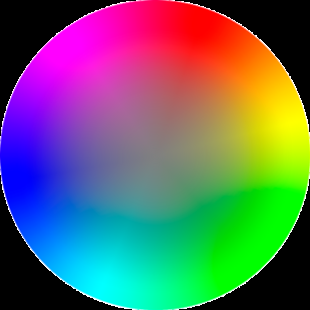
#> input picture assets/color_wheel.png, 310 x 310 px
$ python color_practise.py
#> lines starting #> are read from the running program, lines starting #| are printed output that depends on the picture; after the words box and inside, x2 and y2 are one past the last pixel; in counts of white or black regions, pixels touching at a corner belong together
import numpy as np
import cv2

image = cv2.imread("../assets/color_wheel.png", -1)
#> image is the input picture: shape (310, 310, 4); mean B, G, R, A 101.3, 102.7, 95.1, 201.5
hsv = cv2.cvtColor(image, cv2.COLOR_BGR2HSV)
#> hsv: shape (310, 310, 3); mean H, S, V 71.9, 164, 173.5

lower_blue = np.array([[[90, 40, 40]]])
upper_blue = np.array([[[130, 255, 255]]])
mask = cv2.inRange(hsv, lower_blue, upper_blue)
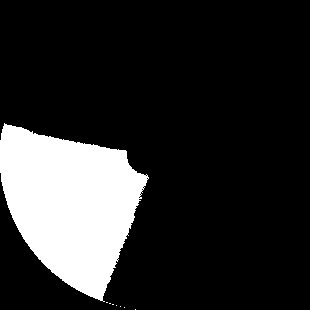
#> mask: shape (310, 310); 17.3% white; 8 white regions (7 under 20 px), largest, box (x1, y1, x2, y2) and area: (0, 123, 149, 302) 16607
result = cv2.bitwise_and(image, image, mask=mask)
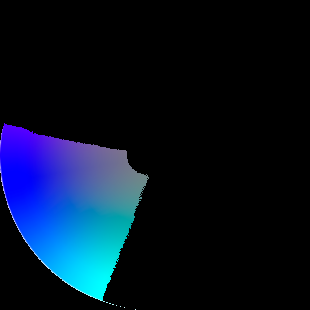
#> result: shape (310, 310, 4); mean B, G, R, A 37.4, 18.4, 6, 43.9

cv2.imshow("Color Detection", result)

cv2.waitKey(0)
cv2.destroyAllWindows()

$ run again, with assets/flower.png copied over assets/color_wheel.png
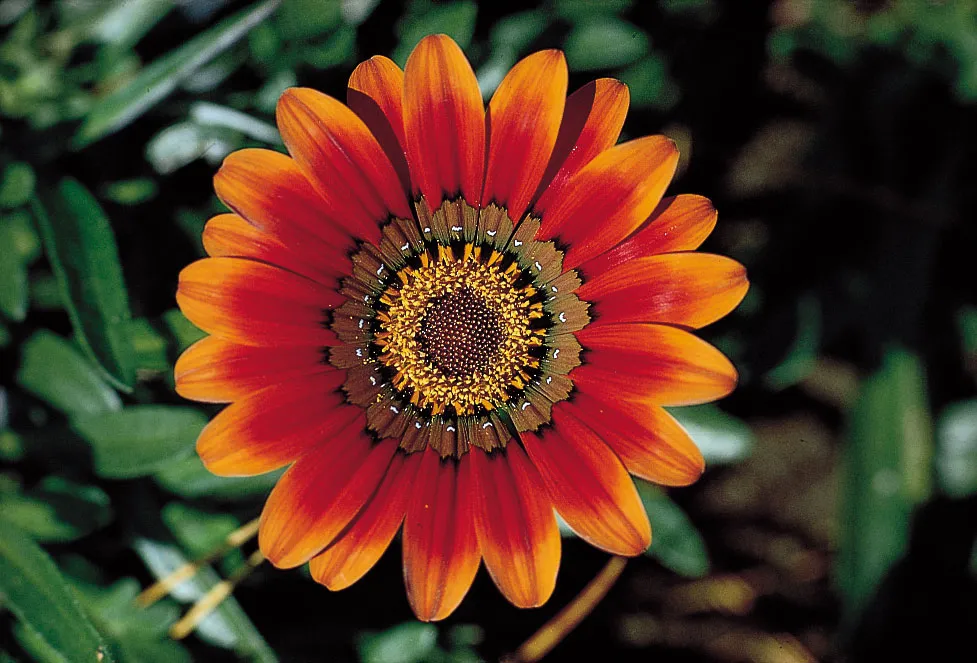
#> input picture assets/flower.png, 977 x 663 px
#> image is the input picture: shape (663, 977, 3); mean B, G, R 34.7, 52.9, 83.1
#> hsv: shape (663, 977, 3); mean H, S, V 73.2, 146, 92.7
#> `mask = cv2.inRange(hsv, lower_blue, upper_blue)`:
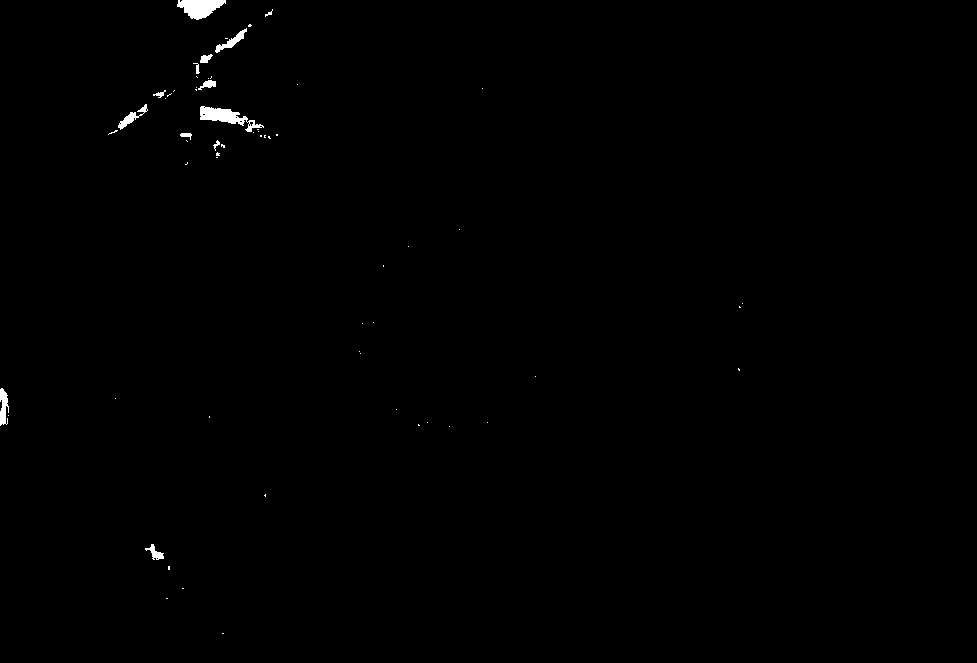
#> mask: shape (663, 977); 0.39% white; 62 white regions (49 under 20 px), largest, box (x1, y1, x2, y2) and area: (200, 106, 264, 132) 636, (177, 0, 226, 20) 624, (0, 388, 9, 426) 230
